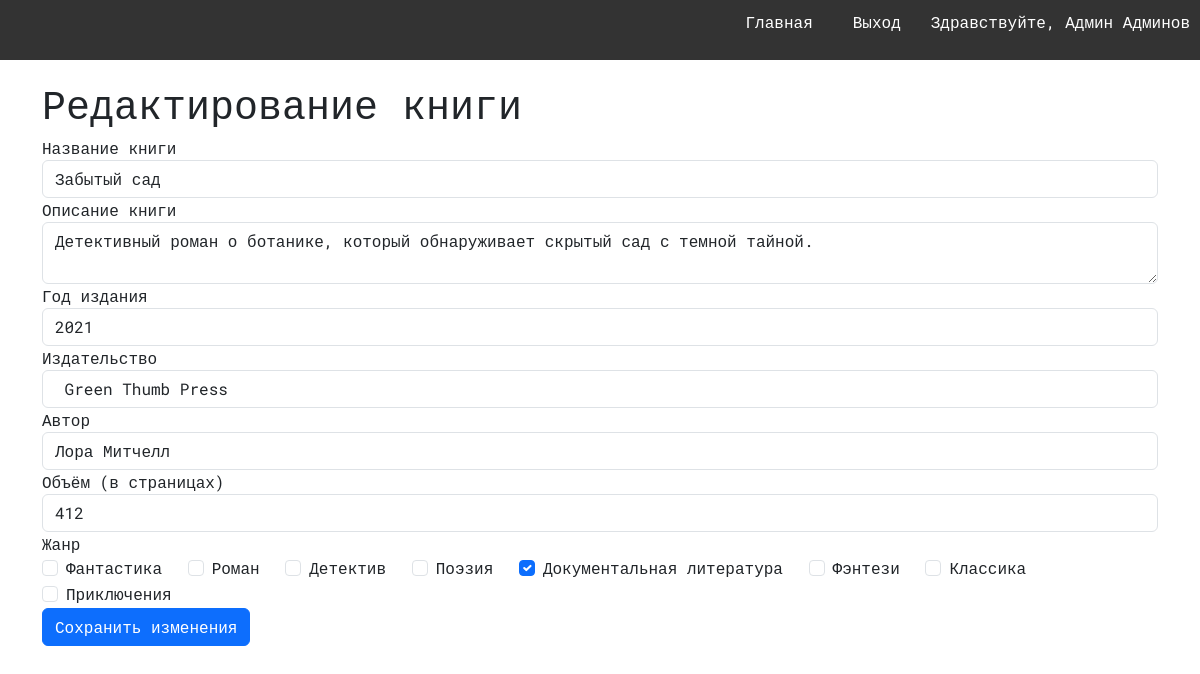
Page /book/4/edit (signed in) on the committed database.
### models.py (models this page shows, shortened)
class User(db.Model, UserMixin):
    __tablename__ = 'users'
    id = db.Column(db.Integer, primary_key=True)
    username = db.Column(db.String(100), unique=True, nullable=False)
    password = db.Column(db.String(100), nullable=False)
    last_name = db.Column(db.String(100), nullable=False)
    first_name = db.Column(db.String(100), nullable=False)
    middle_name = db.Column(db.String(100))
    role_id = db.Column(db.Integer, db.ForeignKey('roles.id'), nullable=False)
    reviews = db.relationship('Review', backref='user')
    role = db.relationship('Role', backref='users')

class Book(db.Model):
    __tablename__ = 'books'
    id = db.Column(db.Integer, primary_key=True)
    title = db.Column(db.String(255), nullable=False)
    short_description = db.Column(db.Text, nullable=False)
    year = db.Column(db.Integer, nullable=False)
    publisher = db.Column(db.String(255), nullable=False)
    author = db.Column(db.String(255), nullable=False)
    page_count = db.Column(db.Integer, nullable=False)
    cover_id = db.Column(db.Integer, db.ForeignKey('covers.id'), nullable=False)
    genres = db.relationship('Genre', secondary=book_genres, backref='books')
    cover = db.relationship('Cover', backref='book')

class Genre(db.Model):
    __tablename__ = 'genres'
    id = db.Column(db.Integer, primary_key=True)
    name = db.Column(db.String(100), unique=True, nullable=False)

### books.py (the view, shortened to what this page needs)
@books.route('/book/<int:book_id>/edit', methods=['GET', 'POST'])
@login_required
def edit_book(book_id):
    book = Book.query.get_or_404(book_id)
    if current_user.role.name == 'user' and current_user.id != book.user_id:
        flash('У вас недостаточно прав для выполнения данного действия', 'warning')
        return redirect(url_for('index'))
    form = EditBookForm()
    form.title.data = book.title
    form.short_description.data = book.short_description
    form.year.data = book.year
    form.publisher.data = book.publisher
    form.author.data = book.author
    form.page_count.data = book.page_count
    selected_genres = [genre.id for genre in book.genres]
    form.genre.data = selected_genres
    return render_template('edit_book.html', form=form, book=book, selected_genres=selected_genres)

### forms.py (shortened to what this page needs)
class EditBookForm(FlaskForm):
    title = StringField('Название книги', validators=[InputRequired(), Length(max=255)])
    short_description = TextAreaField('Описание книги', validators=[InputRequired()])
    year = IntegerField('Год издания', validators=[InputRequired()])
    publisher = StringField('Издательство', validators=[InputRequired(), Length(max=255)])
    author = StringField('Автор', validators=[InputRequired(), Length(max=255)])
    page_count = IntegerField('Объём (в страницах)', validators=[InputRequired()])
    genre = MultiCheckboxField('Жанр', coerce=int)
    def __init__(self, *args, **kwargs):
        super(EditBookForm, self).__init__(*args, **kwargs)
        self.genre.choices = [(genre.id, genre.name) for genre in Genre.query.all()]

### app.py (called while the page is built)
@login_manager.user_loader
def load_user(user_id):
    return User.query.get(int(user_id))

### templates/edit_book.html (shortened to what this page needs)
{% extends 'base.html' %}
{% import 'macros.html' as macros %}
{% block content %}
<div class="container">
    <h1>Редактирование книги</h1>
    <form action="{{ url_for('books.edit_book', book_id=book.id) }}" method="post" enctype="multipart/form-data" class="book-form">
        {{ macros.render_form(form) }}
        <button type="submit" class="btn btn-primary">Сохранить изменения</button>
    </form>
</div>
{% endblock %}

### templates/macros.html (shortened to what this page needs)
{% macro render_form(form) %}
    <div class="form-group">
        {{ form.title.label(class="form-control-label") }}
        {{ form.title(class="form-control") }}
    </div>
    <div class="form-group">
        {{ form.short_description.label(class="form-control-label") }}
        {{ form.short_description(class="form-control", id='short_description') }}
    </div>
    <div class="form-group">
        {{ form.year.label(class="form-control-label") }}
        {{ form.year(class="form-control") }}
    </div>
    <div class="form-group">
        {{ form.publisher.label(class="form-control-label") }}
        {{ form.publisher(class="form-control") }}
    </div>
    <div class="form-group">
        {{ form.author.label(class="form-control-label") }}
        {{ form.author(class="form-control") }}
    </div>
    <div class="form-group">
        {{ form.page_count.label(class="form-control-label") }}
        {{ form.page_count(class="form-control") }}
    </div>
    <div class="form-group">
        {{ form.genre.label(class="form-control-label") }}
        <div class="checkbox-group">
            {% for subfield in form.genre %}
            <div class="form-check form-check-inline">
                {{ subfield(class="form-check-input") }}
                {{ subfield.label(class="form-check-label") }}
            </div>
            {% endfor %}
        </div>
    </div>
{% endmacro %}

### templates/navbar.html
<nav>
    <ul>
        <li><a href="{{ url_for('index') }}">Главная</a></li>
        {% if current_user.is_authenticated %}
            <li><a href="{{ url_for('logout') }}">Выход</a></li>
            <li><span>Здравствуйте, {{ current_user.first_name }} {{ current_user.last_name }}</span></li>
        {% else %}
            <li><a href="{{ url_for('login') }}">Вход</a></li>
            <li><a href="{{ url_for('register') }}">Регистрация</a></li>
        {% endif %}
    </ul>
</nav>

### static/styles.css (style rules this page uses)
body { font-family: "Roboto Mono", monospace; }
nav { background-color: #333; color: white; padding: 10px; text-align: center; }
nav ul { list-style-type: none; padding: 0; display: flex; justify-content: flex-end; gap: 10px; }
nav ul li { margin-left: 10px; }
nav ul li a { color: white; text-decoration: none; padding: 10px; }

### rows in the picture
User: first_name "Админ", last_name "Админов"
Book: title "Забытый сад", short_description "Детективный роман о ботанике, который обнаруживает скрытый сад с темной тайной.", year "2021", publisher "Green Thumb Press", author "Лора Митчелл", page_count "412"
Genre: label "Фантастика"
Genre: label "Роман"
Genre: label "Детектив"
Genre: label "Поэзия"
Genre: label "Документальная литература"
Genre: label "Фэнтези"
Genre: label "Классика"
Genre: label "Приключения"
